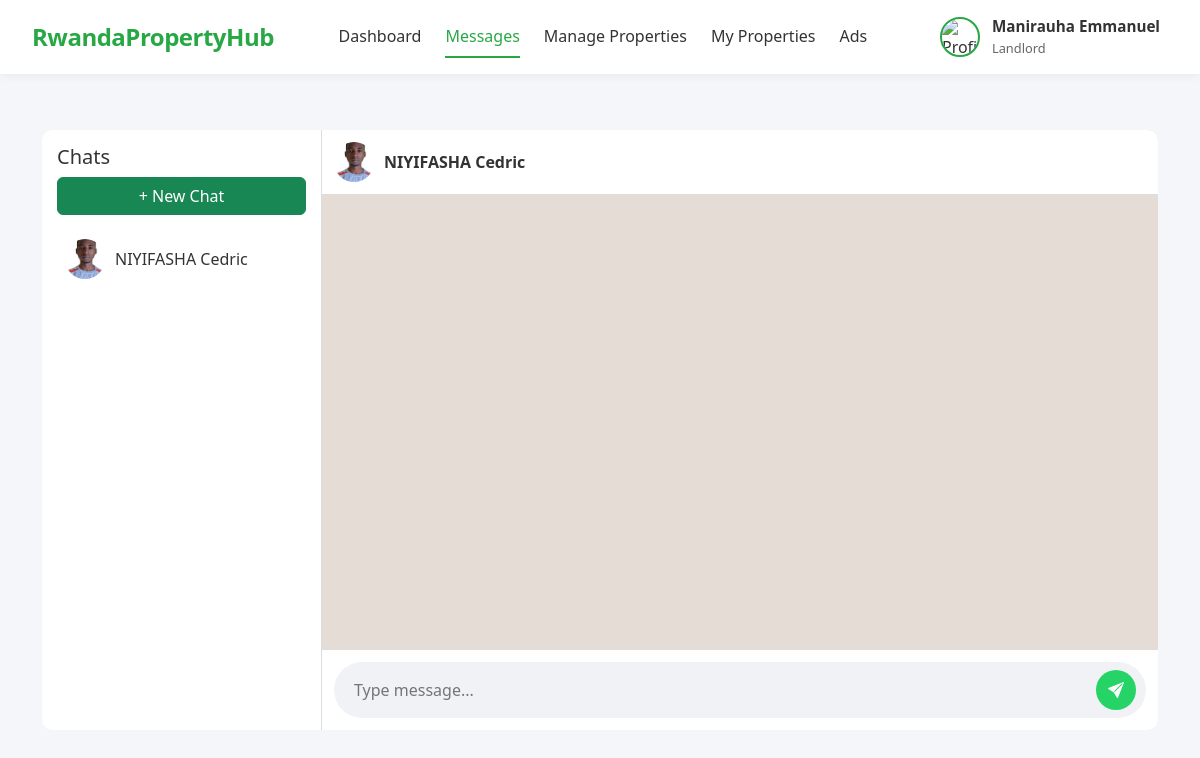
The page /messages/chats.php (signed in) on the database its author committed.
### tables this page shows
CREATE TABLE `users` (
  `id` int(11) NOT NULL,
  `first_name` varchar(100) NOT NULL,
  `last_name` varchar(100) NOT NULL,
  `email` varchar(150) NOT NULL,
  `phone` varchar(20) DEFAULT NULL,
  `password` varchar(255) NOT NULL,
  `role` enum('admin','agent','landlord','buyer','tenant') NOT NULL,
  `profile_image` varchar(255) DEFAULT NULL,
  `is_verified` tinyint(1) DEFAULT 0,
  `created_at` timestamp NOT NULL DEFAULT current_timestamp(),
  `updated_at` timestamp NOT NULL DEFAULT current_timestamp() ON UPDATE current_timestamp()
);

### messages/chats.php (the view, shortened to what this page needs)
<?php
include '../config/database.php';
include '../includes/header.php';
$current_user_id = $_SESSION['user_id'];
$selected_user_id = isset($_GET['user']) ? intval($_GET['user']) : 0;
$selectedUser = null;
$stmt = $pdo->prepare("SELECT id, first_name, last_name, profile_image FROM users WHERE id != ?");
$stmt->execute([$current_user_id]);
$chatUsers = $stmt->fetchAll(PDO::FETCH_ASSOC);
if ($selected_user_id == 0 && count($chatUsers) > 0) {
    $selected_user_id = $chatUsers[0]['id'];
}
if ($selected_user_id != 0) {
    $stmt = $pdo->prepare("SELECT first_name, last_name, profile_image FROM users WHERE id = ?");
    $stmt->execute([$selected_user_id]);
    $selectedUser = $stmt->fetch(PDO::FETCH_ASSOC);
}
?>
<link rel="stylesheet" href="https://cdn.jsdelivr.net/npm/bootstrap-icons@1.11.1/font/bootstrap-icons.css">
<div class="container chat-wrapper">
    <div class="chat-container">
        <div class="chat-sidebar">
            <h5>Chats</h5>
            <button data-bs-toggle="modal" data-bs-target="#newChatModal" class="btn btn-success w-100 mb-3">+ New Chat</button>
            <?php foreach ($chatUsers as $user):
                $name = htmlspecialchars($user['first_name'] . ' ' . $user['last_name']);
                $img = !empty($user['profile_image']) ? $user['profile_image'] : 'default.png';
            ?>
                <a href="chats.php?user=<?= $user['id'] ?>" class="chat-user">
                    <img src="../uploads/profile/<?= $img ?>" alt="profile">
                    <?= $name ?>
                </a>
            <?php endforeach; ?>
        </div>
        <div class="chat-main">
            <?php if ($selectedUser):
                $selected_name = htmlspecialchars($selectedUser['first_name'] . ' ' . $selectedUser['last_name']);
                $selected_img = !empty($selectedUser['profile_image']) ? $selectedUser['profile_image'] : 'default.png';
            ?>
                <div class="chat-header">
                    <img src="../uploads/profile/<?= $selected_img ?>" alt="profile">
                    <b><?= $selected_name ?></b>
                </div>
                <div class="chat-messages" id="chatBox"></div>
                <form id="sendForm" class="chat-input-area">
                    <div class="chat-input-wrapper">
                        <input type="text" name="message_text" id="msgInput" class="chat-input" placeholder="Type message..." required>
                        <button type="submit" class="send-btn">
                            <i class="bi bi-send-fill"></i>
                        </button>
                    </div>
                </form>
            <?php else: ?>
                <div class="d-flex justify-content-center align-items-center h-100">
                    <h5>Select a user to start chatting</h5>
                </div>
            <?php endif; ?>
        </div>
    </div>
</div>

### includes/header.php (shortened to what this page needs)
<?php
require dirname(__DIR__) . '/config/database.php';
$user_id = $_SESSION['user_id'];
$stmt = $pdo->prepare("SELECT * FROM users WHERE id = ?");
$stmt->execute([$user_id]);
$user = $stmt->fetch(PDO::FETCH_ASSOC);
$full_name = $user['first_name'] . ' ' . $user['last_name'];
$role = $_SESSION['role'] ?? $user['role'];
$profile_image = $user['profile_image'] ?? 'default.png';
$current_page = basename($_SERVER['PHP_SELF']);
$nav_links = [];
$dashboard_url = '';
if ($role === 'admin') {
    $dashboard_url = '../admin/dashboard.php';
} elseif ($role === 'landlord') {
    $dashboard_url = '../landlord/dashboard.php';
} elseif ($role === 'agent') {
    $dashboard_url = '../agent/dashboard.php';
} elseif (in_array($role, ['buyer', 'tenant'])) {
    $dashboard_url = '../users/dashboard.php';
} else {
    $dashboard_url = '#';
}
$nav_links[] = ['url' => $dashboard_url, 'label' => 'Dashboard'];
$nav_links[] = ['url' => '../messages/chats.php', 'label' => 'Messages'];
if ($role === 'admin') {
    $nav_links[] = ['url' => '../users/manage_users.php', 'label' => 'Manage Users'];
    $nav_links[] = ['url' => '../admin/properties.php', 'label' => 'View Properties'];
    $nav_links[] = ['url' => '../admin/manage_ads.php', 'label' => 'Manage Ads'];
    $nav_links[] = ['url' => '#', 'label' => 'Reports'];
} elseif (in_array($role, ['agent', 'landlord'])) {
    $nav_links[] = ['url' => '../landlord/manage_property.php', 'label' => 'Manage Properties'];
    $nav_links[] = ['url' => '../property/properties.php', 'label' => 'My Properties'];
    $nav_links[] = ['url' => '../users/submit_ad.php', 'label' => 'Ads'];
} elseif (in_array($role, ['buyer', 'tenant'])) {
    $nav_links[] = ['url' => '../property/view_properties.php', 'label' => 'Browse Properties'];
    $nav_links[] = ['url' => '../users/favorites.php', 'label' => 'Saved Properties'];
    $nav_links[] = ['url' => '../users/submit_ad.php', 'label' => 'Ads'];
}
?>
<!DOCTYPE html>
<html lang="en">
<head>
    <link href="https://cdn.jsdelivr.net/npm/bootstrap@5.3.2/dist/css/bootstrap.min.css" rel="stylesheet">
    <link rel="stylesheet" href="https://cdnjs.cloudflare.com/ajax/libs/font-awesome/6.4.0/css/all.min.css">
</head>
<body>
<nav class="navbar">
    <a href="../index.php" class="logo">RwandaPropertyHub</a>
    <div class="nav-links" id="navLinks">
        <?php foreach ($nav_links as $link):
            $active = (basename($link['url']) === $current_page) ? 'class="active"' : '';
        ?>
            <a href="<?= $link['url'] ?>" <?= $active ?>><?= $link['label'] ?></a>
        <?php endforeach; ?>
    </div>
    <div class="user-menu" id="userMenu">
        <div class="user-info">
            <img src="../uploads/profile/<?= htmlspecialchars($profile_image) ?>" alt="Profile">
            <div>
                <strong><?= htmlspecialchars($full_name) ?></strong><br>
                <small><?= htmlspecialchars(ucfirst($role)) ?></small>
            </div>
        </div>
    </div>
</nav>
</body>
</html>

### includes/header.php (style rules this page uses)
:root { --primary: #28a745; --primary-dark: #218838; --text: #333; --text-light: #666; --bg-light: #f4f6f9; --white: #fff; --shadow: 0 2px 10px rgba(0,0,0,0.05); --shadow-lg: 0 5px 20px rgba(0,0,0,0.08); --border: #ddd; }
* { margin: 0; padding: 0; box-sizing: border-box; font-family: 'Segoe UI', Tahoma, Geneva, Verdana, sans-serif; }
body { background-color: var(--bg-light); color: var(--text); padding-top: 70px; }
.navbar { display: flex; justify-content: space-between; align-items: center; padding: 0.75rem 2rem; background: var(--white); box-shadow: var(--shadow); position: fixed; top: 0; left: 0; right: 0; z-index: 1000; transition: all 0.3s ease; }
.logo { font-size: 1.5rem; font-weight: 700; color: var(--primary); text-decoration: none; letter-spacing: -0.5px; }
.nav-links { display: flex; align-items: center; gap: 1.5rem; }
.nav-links a { text-decoration: none; color: var(--text); font-weight: 500; padding: 0.5rem 0; border-bottom: 2px solid transparent; transition: color 0.2s, border-color 0.2s; }
.nav-links a.active { color: var(--primary); border-bottom-color: var(--primary); }
.user-menu { position: relative; cursor: pointer; }
.user-info { display: flex; align-items: center; gap: 0.75rem; padding: 0.25rem 0.5rem; border-radius: 30px; transition: background 0.2s; }
.user-info img { width: 40px; height: 40px; border-radius: 50%; object-fit: cover; border: 2px solid var(--primary); }
.user-info div { line-height: 1.3; }
.user-info strong { font-size: 0.95rem; }
.user-info small { font-size: 0.8rem; color: var(--text-light); }

### messages/chats.php (style rules this page uses)
.chat-wrapper { margin-top: 5%; }
.chat-container { display: flex; height: 75vh; background: #f0f2f5; border-radius: 10px; overflow: hidden; }
.chat-sidebar { width: 280px; background: #fff; border-right: 1px solid #ddd; padding: 15px; overflow-y: auto; }
.chat-user { display: flex; align-items: center; padding: 8px; border-radius: 8px; text-decoration: none; color: #333; margin-bottom: 8px; transition: 0.2s; }
.chat-user img { width: 40px; height: 40px; border-radius: 50%; margin-right: 10px; object-fit: cover; }
.chat-main { flex: 1; display: flex; flex-direction: column; background: #e5ddd5; }
.chat-header { background: #fff; padding: 12px; border-bottom: 1px solid #ddd; display: flex; align-items: center; }
.chat-header img { width: 40px; height: 40px; border-radius: 50%; margin-right: 10px; object-fit: cover; }
.chat-messages { flex: 1; padding: 15px; overflow-y: auto; }
.chat-input-area { background: #fff; padding: 12px; border-top: 1px solid #ddd; }
.chat-input-wrapper { display: flex; align-items: center; background: #f0f2f5; border-radius: 30px; padding: 6px 10px; }
.chat-input { flex: 1; border: none; outline: none; background: transparent; padding: 10px; }
.send-btn { background: #25d366; border: none; width: 40px; height: 40px; border-radius: 50%; display: flex; align-items: center; justify-content: center; color: #fff; cursor: pointer; }

### rows shown on the page
users: full_name "Manirauha Emmanuel"
users: profile_image (picture), name "NIYIFASHA Cedric", selected_name "NIYIFASHA Cedric"

### other values the page prints
$link['label'] "Dashboard"
$link['label'] "Messages"
$link['label'] "Manage Properties"
$link['label'] "My Properties"
$link['label'] "Ads"
$role "Landlord"
